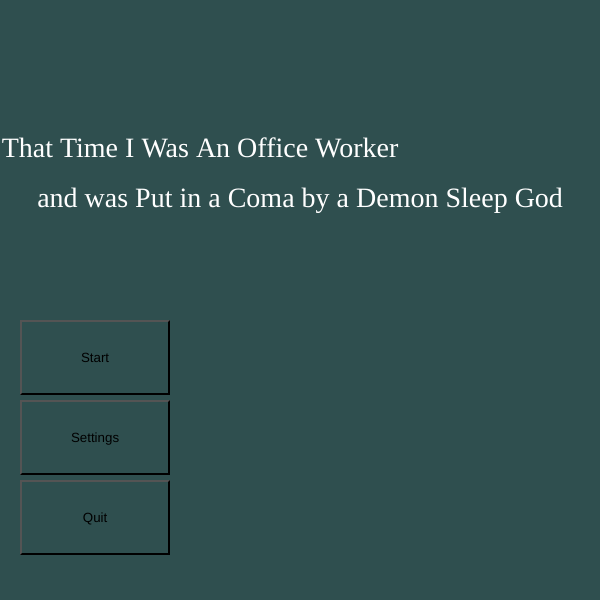
Frame 1 (no input)
Frame 60 (no input): identical to frame 1, image omitted
Frame 120 (the mouse pressed at the canvas centre since frame 60): identical to frame 1, image omitted

The p5.js sketch that drew this single still picture (run headless with seeded random() and noise() and a simulated clock; from frame 60 on, the mouse is pressed at the canvas centre):

// p5.js sketch
// ── sketch.js
function setup() {
  createCanvas(600, 600);

  // Main Menu Buttons
  createMainMenuButton("Start", 20, 320);
  createMainMenuButton("Settings", 20, 400);
  createMainMenuButton("Quit", 20, 480);

}

function draw() {
  background('DarkSlateGray');
  drawTitle();
}

function drawTitle() {
  fill(255);
  noStroke();
  textAlign(CENTER, CENTER);
  textSize(28);
  textFont('Impact')
  text("That Time I Was An Office Worker", (width / 2) - 100, height / 4);
  text("and was Put in a Coma by a Demon Sleep God", width / 2, height / 3);
}

function createMainMenuButton(label, x, y) {
  let button = createButton(label);
  button.size(150, 75);
  button.position(x, y);
  button.style('background-color', 'transparent');
  button.style('cursor', 'pointer');
  // TODO
  // Start -> Choose Class
  // Settings -> Audio -> Volume
  // Quit -> End Game
  button.mousePressed();
}
// ── textPrinter.js

function printLongLine(lineText, x, y, maxLength, textSpace) {
    printY = y;
    if (lineText.length > maxLength) {
        
        for (i = maxLength ; i < lineText.length; i += maxLength) {

            text(lineText.substring(i - maxLength, i), x, printY);
            printY += textSpace;

        }
        if (lineText.length % maxLength > 1) {
            text(lineText.substring(lineText.length - (lineText.length % maxLength)), x, printY);
            return printY + textSpace;

        }
        return printY;

    } else {

        text(lineText, x, y);
        return printY + textSpace;

    }

}

function printByWord(lineText, x, y, maxLength, textSpace) {

    

}
